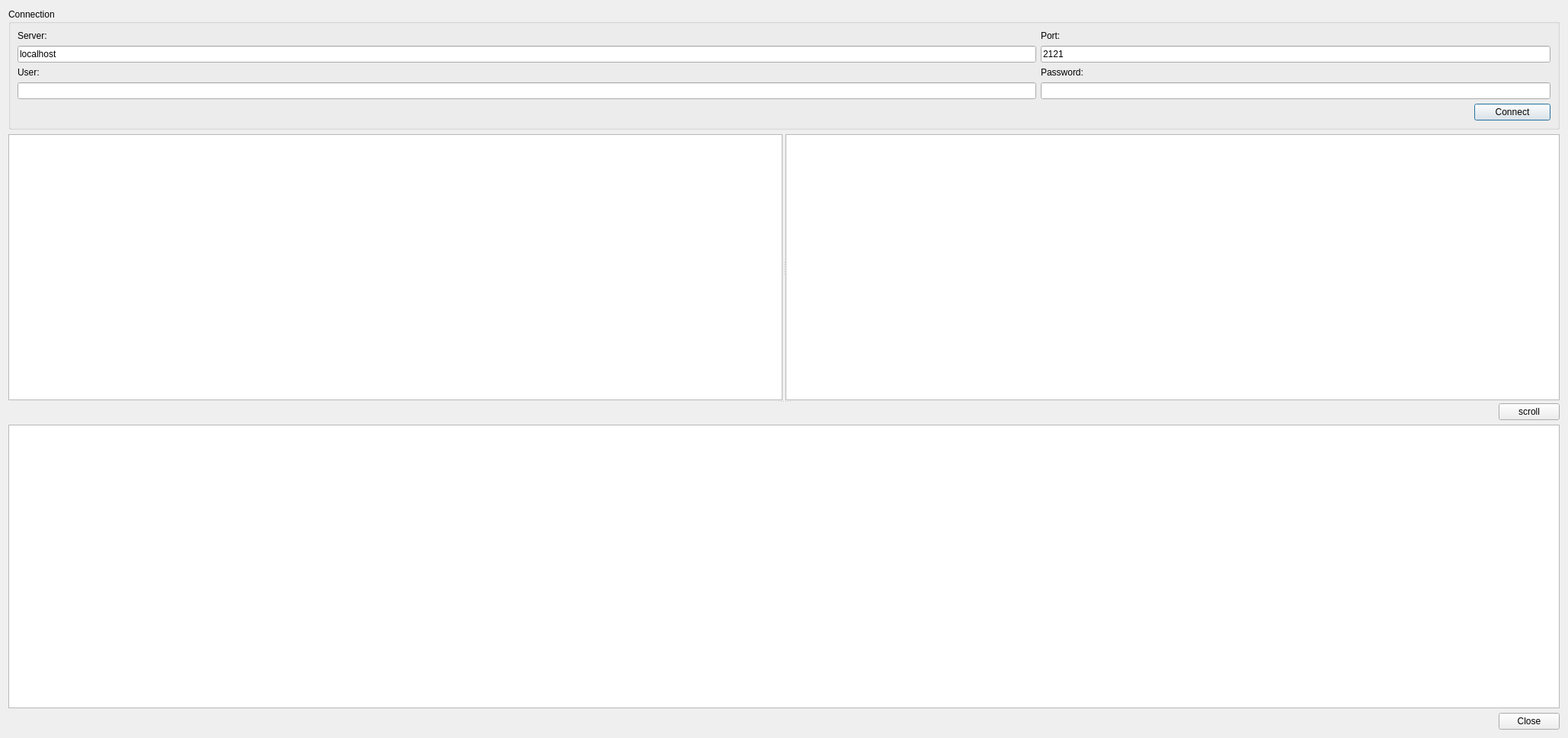
<?xml version="1.0" encoding="UTF-8"?>
<ui version="4.0">
 <class>FTPClientDialog</class>
 <widget class="QDialog" name="FTPClientDialog">
  <property name="enabled">
   <bool>true</bool>
  </property>
  <property name="geometry">
   <rect>
    <x>0</x>
    <y>0</y>
    <width>2058</width>
    <height>968</height>
   </rect>
  </property>
  <property name="windowTitle">
   <string>FTP Client</string>
  </property>
  <property name="layoutDirection">
   <enum>Qt::LayoutDirection::LeftToRight</enum>
  </property>
  <property name="modal">
   <bool>false</bool>
  </property>
  <layout class="QVBoxLayout" name="verticalLayout">
   <item>
    <widget class="QGroupBox" name="connectionGroup">
     <property name="title">
      <string>Connection</string>
     </property>
     <layout class="QGridLayout" name="gridLayout" rowstretch="0,0,0,0,0" columnstretch="2,1">
      <item row="2" column="0">
       <widget class="QLabel" name="userLabel">
        <property name="text">
         <string>User:</string>
        </property>
       </widget>
      </item>
      <item row="1" column="0">
       <widget class="QLineEdit" name="serverEdit">
        <property name="enabled">
         <bool>true</bool>
        </property>
        <property name="text">
         <string>localhost</string>
        </property>
        <property name="placeholderText">
         <string>FTP server host name</string>
        </property>
       </widget>
      </item>
      <item row="2" column="1">
       <widget class="QLabel" name="passwordLabel">
        <property name="text">
         <string>Password:</string>
        </property>
       </widget>
      </item>
      <item row="0" column="0">
       <widget class="QLabel" name="serverLabel">
        <property name="text">
         <string>Server:</string>
        </property>
       </widget>
      </item>
      <item row="1" column="1">
       <widget class="QLineEdit" name="portEdit">
        <property name="text">
         <string>2121</string>
        </property>
       </widget>
      </item>
      <item row="3" column="1">
       <widget class="QLineEdit" name="passwordEdit">
        <property name="enabled">
         <bool>true</bool>
        </property>
        <property name="echoMode">
         <enum>QLineEdit::EchoMode::Password</enum>
        </property>
       </widget>
      </item>
      <item row="3" column="0">
       <widget class="QLineEdit" name="userEdit"/>
      </item>
      <item row="4" column="0" colspan="2">
       <layout class="QHBoxLayout" name="horizontalLayout_3">
        <property name="leftMargin">
         <number>0</number>
        </property>
        <property name="bottomMargin">
         <number>0</number>
        </property>
        <item>
         <spacer name="horizontalSpacer">
          <property name="orientation">
           <enum>Qt::Orientation::Horizontal</enum>
          </property>
          <property name="sizeHint" stdset="0">
           <size>
            <width>40</width>
            <height>20</height>
           </size>
          </property>
         </spacer>
        </item>
        <item>
         <widget class="QPushButton" name="connectButton">
          <property name="enabled">
           <bool>true</bool>
          </property>
          <property name="sizePolicy">
           <sizepolicy hsizetype="Preferred" vsizetype="Preferred">
            <horstretch>0</horstretch>
            <verstretch>0</verstretch>
           </sizepolicy>
          </property>
          <property name="minimumSize">
           <size>
            <width>100</width>
            <height>0</height>
           </size>
          </property>
          <property name="maximumSize">
           <size>
            <width>16777215</width>
            <height>16777215</height>
           </size>
          </property>
          <property name="layoutDirection">
           <enum>Qt::LayoutDirection::LeftToRight</enum>
          </property>
          <property name="text">
           <string>Connect</string>
          </property>
          <property name="flat">
           <bool>false</bool>
          </property>
         </widget>
        </item>
       </layout>
      </item>
      <item row="0" column="1">
       <widget class="QLabel" name="portLabel">
        <property name="text">
         <string>Port:</string>
        </property>
       </widget>
      </item>
     </layout>
    </widget>
   </item>
   <item>
    <widget class="QSplitter" name="vertialSplitter">
     <property name="orientation">
      <enum>Qt::Orientation::Vertical</enum>
     </property>
     <property name="opaqueResize">
      <bool>false</bool>
     </property>
     <widget class="QSplitter" name="horizontallySplitter">
      <property name="orientation">
       <enum>Qt::Orientation::Horizontal</enum>
      </property>
      <property name="opaqueResize">
       <bool>false</bool>
      </property>
      <widget class="QTreeView" name="sourceTreeView"/>
      <widget class="QTreeView" name="targetTreeView">
       <property name="enabled">
        <bool>true</bool>
       </property>
      </widget>
     </widget>
     <widget class="QWidget" name="logMainWidget" native="true">
      <layout class="QVBoxLayout" name="verticalLayout_2">
       <item>
        <layout class="QHBoxLayout" name="horizontalLayout">
         <property name="topMargin">
          <number>0</number>
         </property>
         <item>
          <spacer name="horizontalSpacer_2">
           <property name="orientation">
            <enum>Qt::Orientation::Horizontal</enum>
           </property>
           <property name="sizeHint" stdset="0">
            <size>
             <width>40</width>
             <height>20</height>
            </size>
           </property>
          </spacer>
         </item>
         <item>
          <widget class="QPushButton" name="logScrollButton">
           <property name="text">
            <string>scroll</string>
           </property>
           <property name="checkable">
            <bool>true</bool>
           </property>
          </widget>
         </item>
        </layout>
       </item>
       <item>
        <widget class="QListView" name="logList"/>
       </item>
      </layout>
     </widget>
    </widget>
   </item>
   <item>
    <layout class="QHBoxLayout" name="horizontalLayout_4">
     <property name="spacing">
      <number>0</number>
     </property>
     <property name="topMargin">
      <number>0</number>
     </property>
     <property name="bottomMargin">
      <number>0</number>
     </property>
     <item>
      <widget class="QDialogButtonBox" name="buttonBox">
       <property name="sizePolicy">
        <sizepolicy hsizetype="Minimum" vsizetype="Minimum">
         <horstretch>0</horstretch>
         <verstretch>0</verstretch>
        </sizepolicy>
       </property>
       <property name="layoutDirection">
        <enum>Qt::LayoutDirection::LeftToRight</enum>
       </property>
       <property name="standardButtons">
        <set>QDialogButtonBox::StandardButton::Close</set>
       </property>
      </widget>
     </item>
    </layout>
   </item>
  </layout>
 </widget>
 <tabstops>
  <tabstop>serverEdit</tabstop>
  <tabstop>portEdit</tabstop>
  <tabstop>userEdit</tabstop>
  <tabstop>passwordEdit</tabstop>
 </tabstops>
 <resources/>
 <connections/>
</ui>
